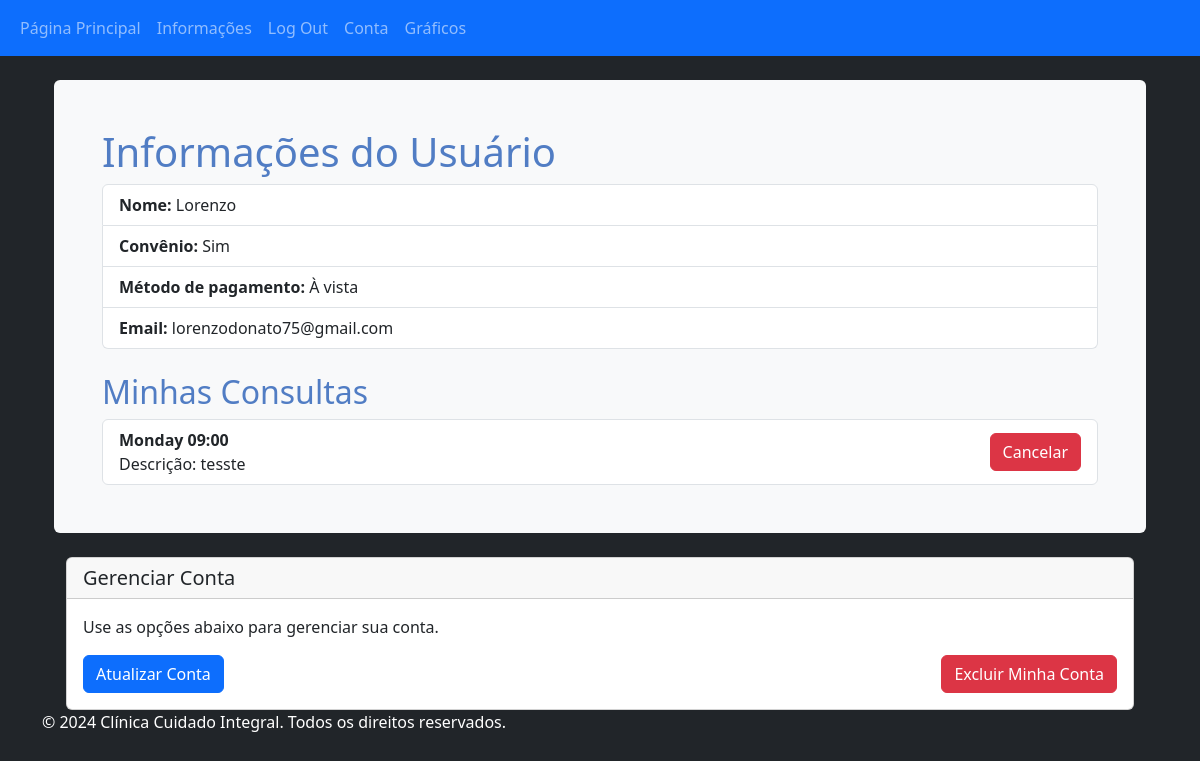
The app's page /pagina_usuario (signed in) with its own data.
### projeto_clinica/models.py (models this page shows, shortened)
class Paciente(db.Model, UserMixin):
    __tablename__ = 'pacientes'
    id = db.Column(db.Integer, primary_key=True)
    nome = db.Column(db.String(64), index=True)
    idade = db.Column(db.String(3))
    cpf = db.Column(db.String(11), unique=True, index=True)
    email = db.Column(db.String(64), unique=True, index=True)
    pagamento = db.Column(db.String(64))
    password_hash = db.Column(db.String(128))
    convenio = db.Column(db.String(64))
    medico = db.relationship("Medico", back_populates="paciente", uselist=False)
    consultas = db.relationship("Consulta", back_populates="paciente")

class Consulta(db.Model):
    __tablename__ = 'consultas'
    id = db.Column(db.Integer, primary_key=True)
    data_hora = db.Column(db.DateTime)
    data = db.Column(db.DateTime, nullable=False,  default=datetime.utcnow)
    descricao = db.Column(db.Text)
    dia_da_semana = db.Column(db.String(10))  # New column to store the day of the week
    preco = db.Column(db.Float)  # Adicionando o campo 'preco'
    paciente_id = db.Column(db.Integer, db.ForeignKey('pacientes.id'))
    medico_id = db.Column(db.Integer, db.ForeignKey('medicos.id'))
    paciente = db.relationship("Paciente", back_populates="consultas", lazy=True)
    medico = db.relationship("Medico", back_populates="consultas", lazy=True)

### projeto_clinica/usuarios/views.py (the view)
@usuarios.route('/pagina_usuario')
@login_required
def pagina_usuario():
    usuario = Paciente.query.get(current_user.id)
    consultas_agendadas = Consulta.query.filter_by(paciente_id=current_user.id).all()
    convenio_formatado = "Sim" if usuario.convenio == "y" else "Não"
    return render_template(
        'pagina_usuario.html',
        consultas=consultas_agendadas,
        usuario=usuario,
        convenio_formatado=convenio_formatado,
        metodo_pagamento=usuario.pagamento
    )

### projeto_clinica/models.py (called while the page is built)
@login_manager.user_loader
def load_user(user_id):
    return Paciente.query.get(user_id)

### projeto_clinica/templates/pagina_usuario.html
{% extends 'base.html' %}
{% block content %}
<div class="container mt-4">
    <div class="p-5 bg-light rounded">
        <h1 style="color:#517dc4">Informações do Usuário</h1>
        <ul class="list-group">
            <li class="list-group-item"><strong>Nome:</strong> {{ usuario.nome }}</li>
            <li class="list-group-item"><strong>Convênio:</strong> {{ 'Sim' if usuario.convenio == 'y' else 'Não' }}</li>
            <li class="list-group-item">
                <strong>Método de pagamento:</strong>
                {% if usuario.pagamento == 'crt' %}
                    Cartão
                {% elif usuario.pagamento == 'avst' %}
                    À vista
                {% else %}
                    Não especificado
                {% endif %}
            </li>
            <li class="list-group-item"><strong>Email:</strong> {{ usuario.email }}</li>
        </ul>
        <h2 style="color:#517dc4" class="mt-4">Minhas Consultas</h2>
        {% if consultas %}
            <ul class="list-group">
                {% for consulta in consultas %}
                    <li class="list-group-item d-flex justify-content-between align-items-center">
                        <div>
                            <strong>{{ consulta.data.strftime('%A %H:%M') }}</strong><br>
                            Descrição: {{ consulta.descricao }}
                        </div>
                        <form action="{{ url_for('users.cancelar_consulta', consulta_id=consulta.id) }}" method="POST">
                            <button type="submit" class="btn btn-danger">Cancelar</button>
                        </form>
                    </li>
                {% endfor %}
            </ul>
        {% else %}
            <div class="alert alert-info mt-3" role="alert">
                Você não tem consultas agendadas.
            </div>
        {% endif %}
    </div>
    <div class="container mt-4">
        <div class="card">
            <div class="card-header">
                <h5 class="mb-0">Gerenciar Conta</h5>
            </div>
            <div class="card-body">
                <p class="card-text">Use as opções abaixo para gerenciar sua conta.</p>
                <div class="d-flex justify-content-between">
                    <a href="{{ url_for('users.conta') }}" class="btn btn-primary">Atualizar Conta</a>
                    <form action="{{ url_for('users.deletar_conta') }}" method="POST" onsubmit="return confirm('Você tem certeza que deseja excluir sua conta? Esta ação não pode ser desfeita.');">
                        <button type="submit" class="btn btn-danger">Excluir Minha Conta</button>
                    </form>
                </div>
            </div>
        </div>
    </div>
</div>
{% endblock %}

### records on screen
Paciente: nome "Lorenzo", convenio "Sim", email "lorenzodonato75@gmail.com"
Consulta: data "Monday 09:00", descricao "tesste"
